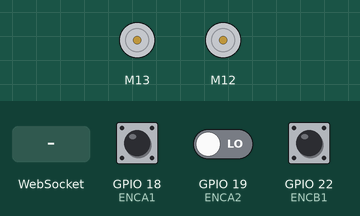
This sketch was run on a simulated ESP32. Parts: 2 × DC motor (green arrow = forward, orange = backward, longer = faster). The test bench sets the inputs (shaded band); at power-on: GPIO 18 (ENCA1) HIGH, GPIO 19 (ENCA2) LOW, GPIO 22 (ENCB1) HIGH. WiFi joins after 1.5 s; servers stay silent unless stated; what the sketch prints to the serial monitor is not drawn.

Above: at 3.2 s.
3.3 s: WebSocket text "0" received
4.8 s: GPIO 18 (ENCA1) pulsed LOW 2 times (0.12 s each, 0.3 s apart)
Timing chart, 0 to 7.8 s (numbered marks = the images above; inputs shaded):
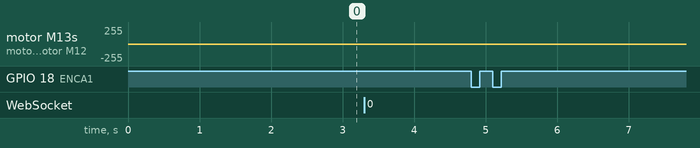

Measured:
- after the input at 3.3 s, every drawn part: stays the same
- after the input at 4.8 s, motor M13, motor M12: stopped → backward 1/255 after 0.12 s, → backward 2/255 0.30 s later

The sketch:

ESP32_TB6612_ENC_PID.ino
```cpp
// #include <Arduino.h>
#include <TB6612_ESP32.h>
#include <WiFi.h>
#include <AsyncTCP.h>
#include <ESPAsyncWebServer.h>
#include <Arduino_JSON.h>

#define ENCA1 18 // YELLOW
#define ENCA2 19 // WHITE

#define ENCB1 22 // YELLOW
#define ENCB2 23 // WHITE

#define AIN1 13 // ESP32 Pin D13 to TB6612FNG Pin AIN1
#define BIN1 12 // ESP32 Pin D12 to TB6612FNG Pin BIN1
#define AIN2 14 // ESP32 Pin D14 to TB6612FNG Pin AIN2
#define BIN2 27 // ESP32 Pin D27 to TB6612FNG Pin BIN2
#define PWMA 26 // ESP32 Pin D26 to TB6612FNG Pin PWMA
#define PWMB 25 // ESP32 Pin D25 to TB6612FNG Pin PWMB
#define STBY 33 // ESP32 Pin D33 to TB6612FNG Pin STBY

const char* ssid = "GalaxyAzamat";
const char* password = "vhrg8328";

AsyncWebServer server(80);
AsyncWebSocket ws("/ws");

JSONVar readings;

// these constants are used to allow you to make your motor configuration
// line up with function names like forward.  Value can be 1 or -1
const int offsetA = 1;
const int offsetB = 1;

Motor motor1 = Motor(AIN1, AIN2, PWMA, offsetA, STBY, 5000, 8, 1);
Motor motor2 = Motor(BIN1, BIN2, PWMB, offsetB, STBY, 5000, 8, 2);

volatile int posiA1 = 0;
volatile int posiB1 = 0;

long prevT = 0;
float eprev = 0;
float eprev2 = 0;
float eintegral = 0;

int target = 0;

double kp = 1;
double kd = 0.025;
double ki = 0.0;

const char index_html[] PROGMEM = R"rawliteral(
<!DOCTYPE HTML><html>
<meta name="viewport" content="width=device-width, initial-scale=1.0">
<p>Target=<span id="s1"></span></p>
<input id="target" type="number"/>
<hr/>
<p>Current=<span id="s5"></span></p>
<hr/>
<p>P=<span id="s2"></span></p>
<input id="p-textbox" type="number" value="1"/>
<hr/>
<p>D=<span id="s3"></span></p>
<input id="d-textbox" type="number" value="0.025"/>
<hr/>
<p>I=<span id="s4"></span></p>
<input id="i-textbox" type="number" value="0.0"/>

<!-- <input id="slider" type="range" min="0" max="255"/> -->
<button id="yo">SET</button>
<script>
let gateway = `ws://${window.location.hostname}/ws`;
let target = document.querySelector("#target");
let kp = document.querySelector("#p-textbox");
let kd = document.querySelector("#d-textbox");
let ki = document.querySelector("#i-textbox");

let websocket;
window.addEventListener('load', onload);

function onload(event) {
    initWebSocket();
    initButtons();
}

function initButtons() {
  document.getElementById('yo').addEventListener('click', forwardMove);
}

function forwardMove(){
  //websocket.send('f');
  console.log(parseFloat(ki.value));
  websocket.send(JSON.stringify({target: parseInt(target.value),kp:parseInt(kp.value),kd:parseFloat(kd.value),ki:parseFloat(ki.value)}));
}

function getReadings(){
    websocket.send("getReadings");
}

function initWebSocket() {
    console.log('Trying to open a WebSocket connection…');
    websocket = new WebSocket(gateway);
    websocket.onopen = onOpen;
    websocket.onclose = onClose;
    websocket.onmessage = onMessage;
}

function onOpen(event) {
    console.log('Connection opened');
    getReadings();
}

function onClose(event) {
    console.log('Connection closed');
    setTimeout(initWebSocket, 2000);
}

function onMessage(event) {
    console.log(event.data);
    let myObj = JSON.parse(event.data);
    let keys = Object.keys(myObj);

    for (let i = 0; i < keys.length; i++){
        let key = keys[i];
        document.getElementById(key).innerHTML = myObj[key];
    }
    websocket.send("getReadings");
}</script>
)rawliteral";

void IRAM_ATTR ISRA1(){
  int b = digitalRead(ENCA2);
  if(b > 0){
    posiA1++;
  }
  else{
    posiA1--;
  }
}

void IRAM_ATTR ISRB1(){
  int b = digitalRead(ENCB2);
  if(b > 0){
    posiB1++;
  }
  else{
    posiB1--;
  }
}

String getSensorReadings(){
  // int val = analogRead(ptrPin);
  // Serial.println(val);
  readings["s1"] = String(target);
  readings["s2"] =  String(kp);
  readings["s3"] = String(kd);
  readings["s4"] = String(ki);
  readings["s5"] = String(posiA1);
  String jsonString = JSON.stringify(readings);
  return jsonString;
}

void initWiFi() {
  WiFi.mode(WIFI_STA);
  WiFi.begin(ssid, password);
  Serial.print("Connecting to WiFi ..");
  while (WiFi.status() != WL_CONNECTED) {
    Serial.print('.');
    delay(1000);
  }
  Serial.println(WiFi.localIP());
}

void notifyClients(String sensorReadings) {
  ws.textAll(sensorReadings);
}

void handleWebSocketMessage(void *arg, uint8_t *data, size_t len) {
  AwsFrameInfo *info = (AwsFrameInfo*)arg;
  if (info->final && info->index == 0 && info->len == len && info->opcode == WS_TEXT) {

    JSONVar myObject = JSON.parse((const char*)data);
    if (myObject.hasOwnProperty("target")) {
      target = (int)myObject["target"];
      kp = (int)myObject["kp"];
      ki = (double)myObject["ki"];
      kd = (double)myObject["kd"];
      // Serial.print("myObject[\"target\"] = ");
      // ledcWrite(ledChannel, brightness);
    }

    String sensorReadings = getSensorReadings();
    //Serial.println(sensorReadings);
    notifyClients(sensorReadings);
  }
}

void onEvent(AsyncWebSocket *server, AsyncWebSocketClient *client, AwsEventType type, void *arg, uint8_t *data, size_t len) {
  switch (type) {
    case WS_EVT_CONNECT:
      Serial.printf("WebSocket client #%u connected from %s\n", client->id(), client->remoteIP().toString().c_str());
      break;
    case WS_EVT_DISCONNECT:
      Serial.printf("WebSocket client #%u disconnected\n", client->id());
      break;
    case WS_EVT_DATA:
      handleWebSocketMessage(arg, data, len);
      break;
    case WS_EVT_PONG:
    case WS_EVT_ERROR:
      break;
  }
}

void initWebSocket() {
  ws.onEvent(onEvent);
  server.addHandler(&ws);
}

void setup()
{
  Serial.begin(115200);

  pinMode(ENCA1,INPUT);
  pinMode(ENCA2,INPUT);
  pinMode(ENCB1,INPUT);
  pinMode(ENCB2,INPUT);

  attachInterrupt(ENCA1, ISRA1, RISING);
  attachInterrupt(ENCB1, ISRB1, RISING);
  //testRun();

  initWiFi();
  initWebSocket();
  server.on("/", HTTP_GET, [](AsyncWebServerRequest *request) {
    request->send_P(200, "text/html", index_html);
  });
  server.begin();
}

void loop()
{
  //int target = 325*sin(prevT/1e6);
  // time difference
  long currT = micros();
  float deltaT = ((float) (currT - prevT))/( 1.0e6 );
  prevT = currT;

  int posA1 = 0;
  //ATOMIC_BLOCK(ATOMIC_RESTORESTATE) {
    posA1 = posiA1;
  //}

  // error
  int e = posA1 - target;
  // derivative
  float dedt = (e-eprev)/(deltaT);
  // integral
  eintegral = eintegral + e*deltaT;
  // control signal
  float u = kp*e + kd*dedt + ki*eintegral;

  // motor power
  float pwr = fabs(u);
  if( pwr > 255 ){
    pwr = 255;
  }

  // motor direction
  int dir = 1;
  if(u<0){
    dir = -1;
  }

  //setMotor(dir,pwr,PWM,IN1,IN2);
  forward(motor1, motor2, dir*pwr);

  // store previous error
  eprev = e;

  // Serial.print(target);
  // Serial.print(" ");
  // Serial.print(posA1);
  // Serial.println();
    // forward(motor1, motor2, 255);
    // delay(2000); // Short delay to catch your robot
    // motor1.drive(255, 2000);       // Turn Motor 1 for 2 seconds at full speed
    // //motor1.drive(-255,2000);
    // motor1.brake();
    // forward(motor1, motor2, 255); //back(motor1, motor2, -255); // Reverse Motor 1 and Motor 2 for 1 seconds at full speed
    // left(motor1, motor2, 255); // brake(motor1, motor2);
}
```
